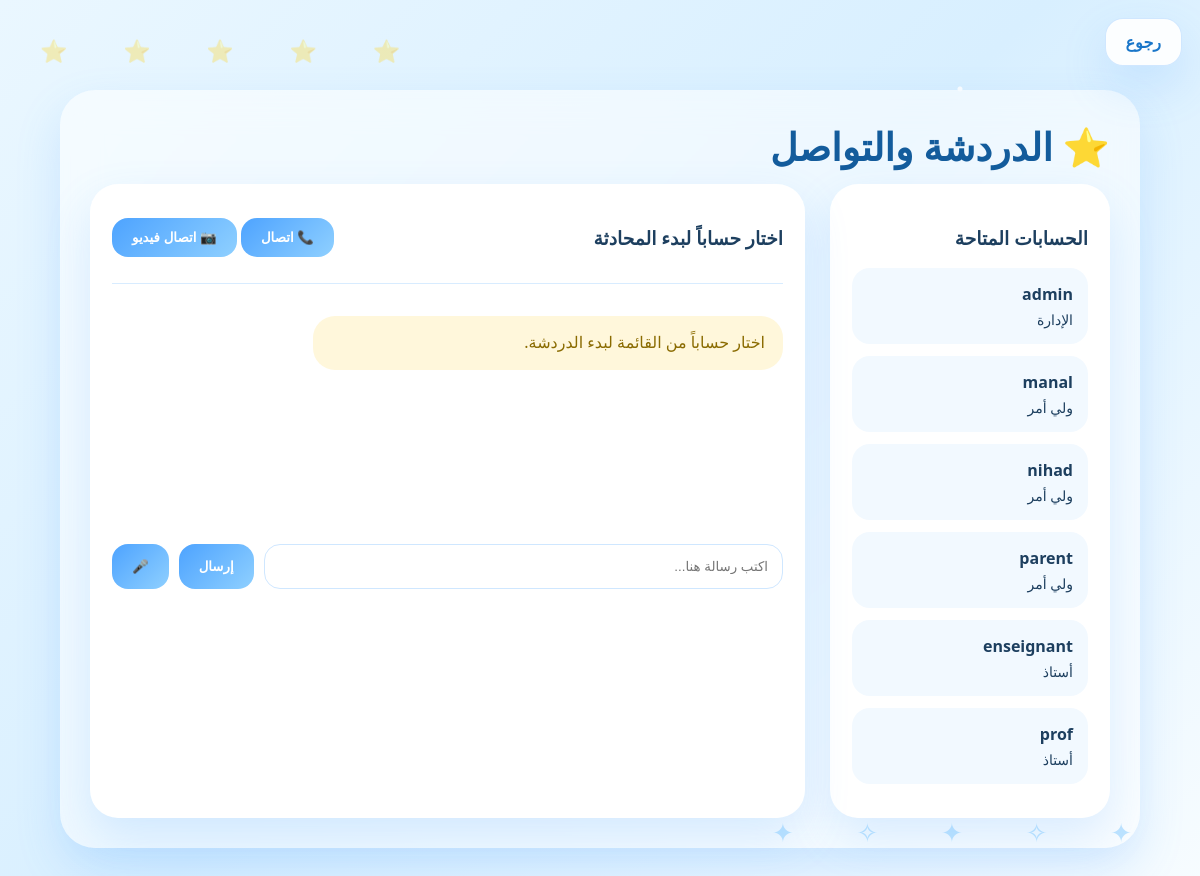
The page /specialist/chat on the database its author committed.
### tables this page shows
CREATE TABLE users (
        id INTEGER PRIMARY KEY AUTOINCREMENT,
        username TEXT NOT NULL,
        password TEXT NOT NULL,
        role TEXT NOT NULL,
        status TEXT DEFAULT 'غير محدد',
        created_at TEXT,
        last_login TEXT
    );

### app.py (the view)
@app.route("/specialist/chat")
def specialist_real_chat():
    conn = sqlite3.connect("database.db")
    conn.row_factory = sqlite3.Row
    cursor = conn.cursor()
    cursor.execute("""
        SELECT id, username, role, status
        FROM users
        WHERE role != 'specialist'
        ORDER BY role, username
    """)
    contacts = cursor.fetchall()
    conn.close()
    return render_template("real_chat.html", contacts=contacts)

### templates/real_chat.html (shortened to what this page needs)
<!DOCTYPE html>
<html lang="ar" dir="rtl">
<head>
<link rel="stylesheet" href="{{ url_for('static', filename='css/specialist.css') }}">
</head>
<body>
<a class="back-btn" href="{{ url_for('specialist_dashboard') }}">رجوع</a>
<section class="chat-page">
<h1>⭐️ الدردشة والتواصل</h1>
<div class="chat-layout">
    <aside class="parents-list">
        <h3>الحسابات المتاحة</h3>
        {% if contacts %}
            {% for contact in contacts %}
            <div class="parent-contact"
                 onclick="changeRoom('{{ contact.id }}', '{{ contact.username }}', '{{ contact.role }}')">
                <strong>{{ contact.username }}</strong>
                <span>
                    {% if contact.role == 'admin' %}
                        الإدارة
                    {% elif contact.role == 'parent' %}
                        ولي أمر
                    {% elif contact.role == 'teacher' %}
                        أستاذ
                    {% else %}
                        {{ contact.role }}
                    {% endif %}
                </span>
            </div>
            {% endfor %}
        {% else %}
            <p>لا توجد حسابات متاحة حالياً</p>
        {% endif %}
    </aside>
    <div class="chat-box">
        <div class="chat-top">
            <h3 id="chatTitle">اختار حساباً لبدء المحادثة</h3>
            <div>
                <button onclick="startAudioCall()">📞 اتصال</button>
                <button onclick="startVideoCall()">📷 اتصال فيديو</button>
            </div>
        </div>
        <div class="messages" id="messages">
            <p class="voice-msg">اختار حساباً من القائمة لبدء الدردشة.</p>
        </div>
        <div class="chat-input">
            <input id="messageInput" type="text" placeholder="اكتب رسالة هنا...">
            <button onclick="sendMessage()">إرسال</button>
            <button onclick="startRecording()">🎤</button>
        </div>
    </div>
</div>
</section>
</body>
</html>

### static/css/specialist.css (style rules this page uses)
* { box-sizing:border-box; }
:root { --primary:#4da3ff; --secondary:#8fd0ff; --soft:#eef8ff; --white:#ffffff; --text:#1d3f5f; --muted:#6f8fa8; --shadow:0 20px 45px rgba(77,163,255,0.18); }
body { margin:0; min-height:100vh; font-family:"Segoe UI", Tahoma, Arial, sans-serif; color:var(--text); background: radial-gradient(circle at 10% 20%, rgba(255,255,255,.9) 0 2px, transparent 3px), radial-gradient(circle at 80% 10%, rgba(255,255,255,.9) 0 2px, transparent 3px), radial-gradient(circle at 50% 80%, rgba(255,255,255,.8) 0 2px, transparent 3px), linear-gradient(135deg,#eaf7ff,#d8efff,#f7fcff); overflow-x:hidden; }
body::before { content:"⭐️ ⭐️ ⭐️ ⭐️ ⭐️"; position:fixed; top:35px; left:40px; font-size:22px; opacity:.35; letter-spacing:25px; animation:starsMove 5s infinite alternate ease-in-out; pointer-events:none; }
body::after { content:"✦ ✧ ✦ ✧ ✦"; position:fixed; bottom:40px; right:40px; font-size:26px; color:#74c4ff; opacity:.45; letter-spacing:28px; animation:starsFloat 6s infinite alternate ease-in-out; pointer-events:none; }
.back-btn { position:fixed; top:18px; right:18px; z-index:999; text-decoration:none; background:rgba(255,255,255,.9); color:#1976c9; padding:12px 20px; border-radius:18px; font-weight:800; box-shadow:var(--shadow); border:1px solid rgba(77,163,255,.25); transition:.3s; }
.dashboard-header h1, .data-page h1, .chat-page h1, .empty-page h1 { font-size:38px; margin:0 0 12px; color:#135c9c; }
.data-page, .empty-page, .chat-page { width:90%; max-width:1150px; margin:90px auto 50px; padding:30px; border-radius:35px; background:rgba(255,255,255,.55); backdrop-filter:blur(18px); box-shadow:var(--shadow); }
.pdf-card button, .chat-top button, .chat-input button, .specialist-form button { border:none; border-radius:16px; padding:12px 20px; background:linear-gradient(135deg,#4da3ff,#8fd0ff); color:white; font-weight:800; cursor:pointer; transition:.3s; }
.chat-layout { display:grid; grid-template-columns:280px 1fr; gap:25px; }
.parents-list, .chat-box { background:white; border-radius:28px; padding:22px; box-shadow:var(--shadow); }
.parent-contact { padding:15px; border-radius:18px; margin:12px 0; background:#f2f9ff; cursor:pointer; }
.parent-contact span { display:block; margin-top:5px; font-size:14px; }
.chat-top { display:flex; justify-content:space-between; align-items:center; gap:10px; border-bottom:1px solid #d8ecff; padding-bottom:15px; }
.messages { min-height:260px; padding:20px 0; }
.msg, .voice-msg { max-width:70%; padding:14px 18px; border-radius:22px; margin:12px 0; line-height:1.6; }
.voice-msg { background:#fff7db; color:#8a6b00; }
.chat-input { display:flex; gap:10px; }
.chat-input input { flex:1; padding:14px; border-radius:16px; border:1px solid #cfe7ff; outline:none; }

### rows shown on the page
users: username "admin", role "الإدارة"
users: username "manal", role "ولي أمر"
users: username "nihad", role "ولي أمر"
users: username "parent", role "ولي أمر"
users: username "enseignant", role "أستاذ"
users: username "prof", role "أستاذ"
